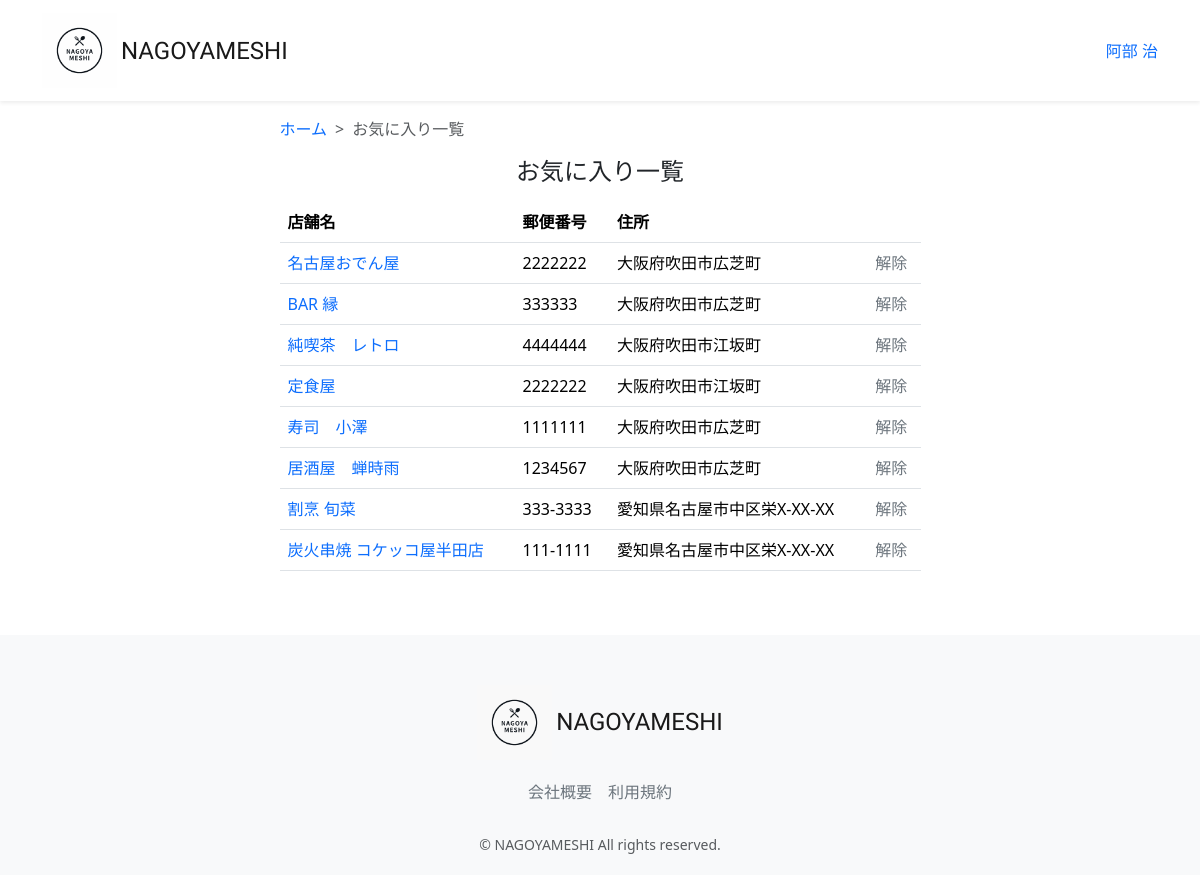
The page /favorite-list/ (signed in) on the database as committed earlier.
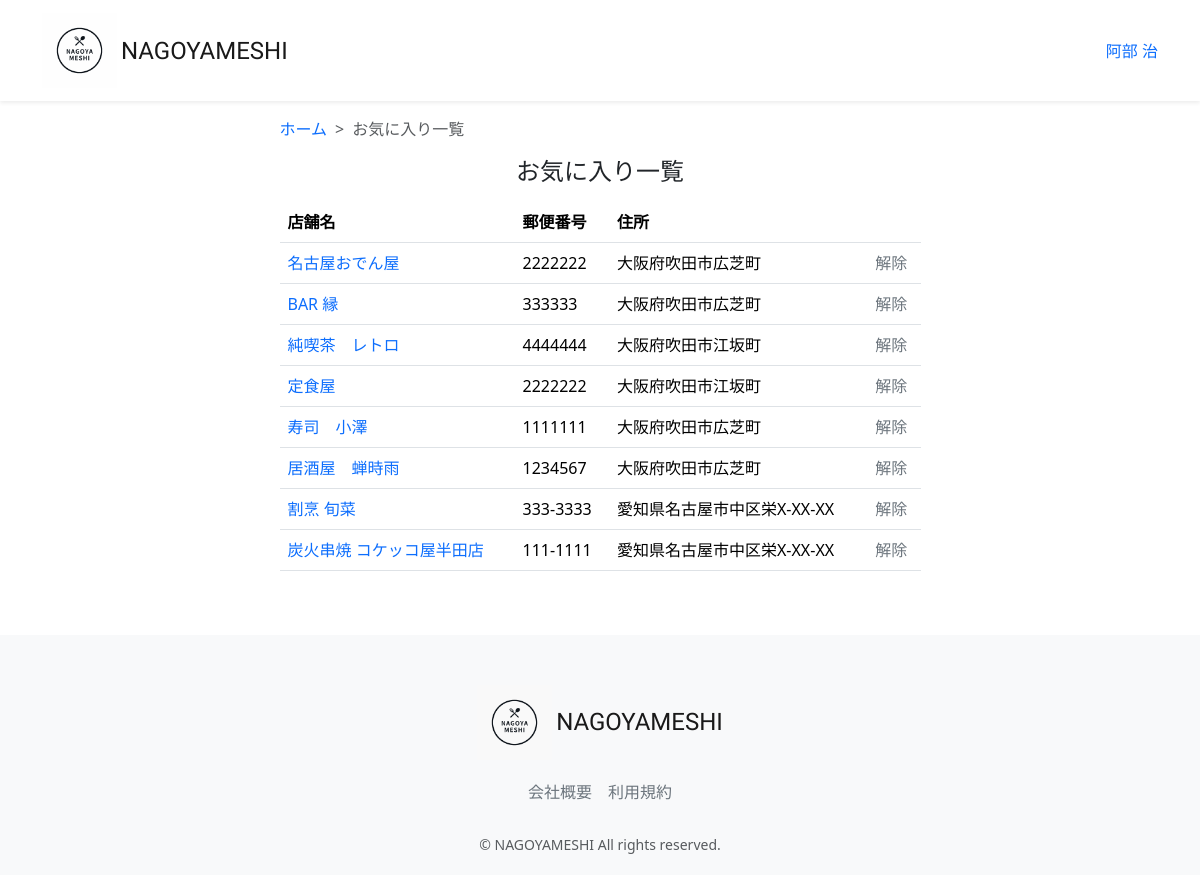
The same page on the database as committed later.
### accounts/models.py (models this page shows, shortened)
class CustomUser(AbstractUser):
    user_name = models.CharField(max_length=128, null=True, blank=True,verbose_name='ユーザー名')
    hurigana = models.CharField(max_length=128, null=True, blank=True,verbose_name='フリガナ')
    zip_code = models.CharField(max_length=16, null=True, blank=True,verbose_name='郵便番号')
    address = models.CharField(max_length=255, null=True, blank=True,verbose_name='住所')
    phone_number = models.CharField(max_length=20, null=True, blank=True,verbose_name='電話番号')
    birthday = models.CharField(max_length=20, null=True, blank=True,verbose_name='誕生日')
    job = models.CharField(max_length=255, null=True, blank=True,verbose_name='職業')
    is_subscribed = models.BooleanField(default=False, verbose_name='有料会員')
    card_name = models.CharField(max_length=128, null=True, blank=True,verbose_name='カード名義')
    card_number = models.CharField(max_length=128, null=True, blank=True,verbose_name='カード番号')
    class Meta:
        verbose_name_plural = 'CustomUser'

### restaurant/views.py (the view)
# urls.py: path("favorite-list/", views.FavoriteListView.as_view(), name="favorite_list"),
class FavoriteListView(generic.ListView):
    model = models.Favorite
    template_name = 'favorite/favorite_list.html'
    def get_queryset(self):
        user_id = self.request.user.id
        queryset = models.Favorite.objects.filter(user_id=user_id).order_by('-created_at')
        return queryset

### restaurant/templates/favorite/favorite_list.html (shortened to what this page needs)
{% extends "layout/base.html" %}
{% load static %}
{% block content %}
<main>
    <div class="container nagoyameshi-container pb-5">
      <div class="row justify-content-center">
        <div class="col-xxl-6 col-xl-7 col-lg-8 col-md-10">
          <nav class="my-3" style="--bs-breadcrumb-divider: '>';" aria-label="breadcrumb">
            <ol class="breadcrumb mb-0">
              <li class="breadcrumb-item"><a href="{% url 'top_page' %}">ホーム</a></li>
              <li class="breadcrumb-item active" aria-current="page">お気に入り一覧</li>
            </ol>
          </nav>
          <h1 class="mb-3 text-center">お気に入り一覧</h1>
            <table class="table">
              <thead>
                <tr>
                  <th scope="col">店舗名</th>
                  <th scope="col">郵便番号</th>
                  <th scope="col">住所</th>
                  <th scope="col"></th>
                </tr>
              </thead>
                <tbody>
                  {% for favorite in object_list %}
                    <tr>
                      <td>
                        <a href="{% url 'restaurant_detail' favorite.restaurant.id %}">
                         {{ favorite.restaurant.name }}
                        </a>
                      </td>
                        <td>{{ favorite.restaurant.zip_code }}</td>
                          <td> {{ favorite.restaurant.address }}</td>
                            <td>
                              <a href="#" class="link-secondary" data-bs-toggle="modal"
                                                                 data-bs-target="#removeFavoriteModal"
                                                                 data-favorite-id="{{ favorite.id }}"
                                                                 data-restaurant-name=" {{ favorite.restaurant.name }}">解除</a>
                            </td>
                    </tr>
                </tbody>
                  {% endfor %}
            </table>
          </div>
        </div>
    </div>
</main>
  {% endblock %}

### restaurant/templates/layout/base.html (shortened to what this page needs)
{% load static %}
<!DOCTYPE html>
<html lang="ja">
  <head>
      <link href="https://cdn.jsdelivr.net/npm/bootstrap@5.3.3/dist/css/bootstrap.min.css" rel="stylesheet">
      <link href="{% static 'css/nagoyameshi.css' %}" rel="stylesheet">
  </head>
  <body>
    <div id="app" class="wrapper">
      <nav class="navbar navbar-expand-md navbar-light bg-white shadow-sm">
        <div class="container nagoyameshi-container">
          <a class="navbar-brand app-name" href="{% url 'top_page' %}">
            <div class="d-flex align-items-center">
            <img class="nagoyameshi-logo me-1" src="{% static 'images/logo/logo.png' %}" alt="nagoyameshi">NAGOYAMESHI</div>
          </a>
          <div class="collapse navbar-collapse" id="navbarSupportedContent">
            <ul class="navbar-nav ms-auto">
              {% if user.is_subscribed %}
                <li class="nav-item dropdown">
                  <a id="navbarDropdown" class="nav-linkdropdown-toggle" href="#" role="button" data-bs-toggle="dropdown" aria-haspopup="true" aria-expanded="false" v-pre>{{ user.user_name }}</a>
                </li>
              {% else %}
                {% if user.is_authenticated %}
                  <li class="nav-item dropdown">
                    <a id="navbarDropdown" class="nav-linkdropdown-toggle" href="#" role="button" data-bs-toggle="dropdown" aria-haspopup="true" aria-expanded="false" v-pre>{{ user.user_name }}</a>
                 </li>
                {% endif %}
              {% endif %}
            </ul>
          </div>
        </div>
      </nav>
    {% block content %}
    {% endblock %}
      <footer class="bg-light">
        <div class="d-flex justify-content-center footer-logo">
            <a class="navbar-brand app-name" href="{% url 'top_page' %}">
              <div class="d-flex align-items-center"><img class="nagoyameshi-logo me-1" src="{% static 'images/logo/footer_logo.png' %}" alt="nagoyameshi">NAGOYAMESHI</div>
            </a>
        </div>
        <div class="d-flex justify-content-center footer-link">
          <a href="{% url 'company_page' %}" class="link-secondary me-3">会社概要</a>
          <a href="{% url 'terms_page' %}" class="link-secondary">利用規約</a>
        </div>
        <p class="text-center text-muted small mb-0">&copy; NAGOYAMESHI All rights reserved.</p>
      </footer>
      </div>
  </body>
</html>

Rows that differ between the two databases and show on the page:
changed CustomUser "阿部 治": is_subscribed False → True (drawn)
